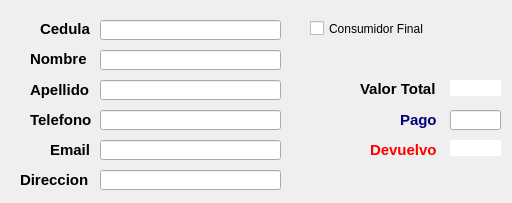
<?xml version="1.0" encoding="UTF-8"?>
<ui version="4.0">
 <class>RealizarFacturaWindow</class>
 <widget class="QWidget" name="RealizarFacturaWindow">
  <property name="geometry">
   <rect>
    <x>0</x>
    <y>0</y>
    <width>512</width>
    <height>203</height>
   </rect>
  </property>
  <property name="windowTitle">
   <string>Datos Factura</string>
  </property>
  <property name="windowIcon">
   <iconset>
    <normaloff>../icons/bx-cart-add.svg</normaloff>../icons/bx-cart-add.svg</iconset>
  </property>
  <widget class="QLabel" name="lb_cedCli">
   <property name="geometry">
    <rect>
     <x>40</x>
     <y>20</y>
     <width>51</width>
     <height>16</height>
    </rect>
   </property>
   <property name="text">
    <string>&lt;html&gt;&lt;head/&gt;&lt;body&gt;&lt;p&gt;&lt;span style=&quot; font-size:11pt; font-weight:600;&quot;&gt;Cedula&lt;/span&gt;&lt;/p&gt;&lt;/body&gt;&lt;/html&gt;</string>
   </property>
  </widget>
  <widget class="QLineEdit" name="le_ced">
   <property name="geometry">
    <rect>
     <x>100</x>
     <y>20</y>
     <width>181</width>
     <height>20</height>
    </rect>
   </property>
  </widget>
  <widget class="QCheckBox" name="check_Consumidor">
   <property name="geometry">
    <rect>
     <x>310</x>
     <y>20</y>
     <width>121</width>
     <height>17</height>
    </rect>
   </property>
   <property name="styleSheet">
    <string notr="true">font: 75 10pt &quot;MS Shell Dlg 2&quot;;</string>
   </property>
   <property name="text">
    <string>Consumidor Final</string>
   </property>
  </widget>
  <widget class="QLabel" name="lb_nomCli">
   <property name="geometry">
    <rect>
     <x>30</x>
     <y>50</y>
     <width>61</width>
     <height>16</height>
    </rect>
   </property>
   <property name="text">
    <string>&lt;html&gt;&lt;head/&gt;&lt;body&gt;&lt;p&gt;&lt;span style=&quot; font-size:11pt; font-weight:600;&quot;&gt;Nombre&lt;/span&gt;&lt;/p&gt;&lt;/body&gt;&lt;/html&gt;</string>
   </property>
  </widget>
  <widget class="QLineEdit" name="le_nom">
   <property name="geometry">
    <rect>
     <x>100</x>
     <y>50</y>
     <width>181</width>
     <height>20</height>
    </rect>
   </property>
  </widget>
  <widget class="QLabel" name="lb_apeCli">
   <property name="geometry">
    <rect>
     <x>30</x>
     <y>80</y>
     <width>61</width>
     <height>21</height>
    </rect>
   </property>
   <property name="text">
    <string>&lt;html&gt;&lt;head/&gt;&lt;body&gt;&lt;p&gt;&lt;span style=&quot; font-size:11pt; font-weight:600;&quot;&gt;Apellido&lt;/span&gt;&lt;/p&gt;&lt;/body&gt;&lt;/html&gt;</string>
   </property>
  </widget>
  <widget class="QLineEdit" name="le_ape">
   <property name="geometry">
    <rect>
     <x>100</x>
     <y>80</y>
     <width>181</width>
     <height>20</height>
    </rect>
   </property>
  </widget>
  <widget class="QLineEdit" name="le_tel">
   <property name="geometry">
    <rect>
     <x>100</x>
     <y>110</y>
     <width>181</width>
     <height>20</height>
    </rect>
   </property>
  </widget>
  <widget class="QLineEdit" name="le_em">
   <property name="geometry">
    <rect>
     <x>100</x>
     <y>140</y>
     <width>181</width>
     <height>20</height>
    </rect>
   </property>
  </widget>
  <widget class="QLineEdit" name="le_dir">
   <property name="geometry">
    <rect>
     <x>100</x>
     <y>170</y>
     <width>181</width>
     <height>20</height>
    </rect>
   </property>
  </widget>
  <widget class="QLabel" name="lb_telCli">
   <property name="geometry">
    <rect>
     <x>30</x>
     <y>110</y>
     <width>71</width>
     <height>21</height>
    </rect>
   </property>
   <property name="text">
    <string>&lt;html&gt;&lt;head/&gt;&lt;body&gt;&lt;p&gt;&lt;span style=&quot; font-size:11pt; font-weight:600;&quot;&gt;Telefono&lt;/span&gt;&lt;/p&gt;&lt;/body&gt;&lt;/html&gt;</string>
   </property>
  </widget>
  <widget class="QLabel" name="lb_emCli">
   <property name="geometry">
    <rect>
     <x>50</x>
     <y>140</y>
     <width>51</width>
     <height>21</height>
    </rect>
   </property>
   <property name="text">
    <string>&lt;html&gt;&lt;head/&gt;&lt;body&gt;&lt;p&gt;&lt;span style=&quot; font-size:11pt; font-weight:600;&quot;&gt;Email&lt;/span&gt;&lt;/p&gt;&lt;/body&gt;&lt;/html&gt;</string>
   </property>
  </widget>
  <widget class="QLabel" name="lb_dirCli">
   <property name="geometry">
    <rect>
     <x>20</x>
     <y>170</y>
     <width>71</width>
     <height>21</height>
    </rect>
   </property>
   <property name="text">
    <string>&lt;html&gt;&lt;head/&gt;&lt;body&gt;&lt;p&gt;&lt;span style=&quot; font-size:11pt; font-weight:600;&quot;&gt;Direccion&lt;/span&gt;&lt;/p&gt;&lt;/body&gt;&lt;/html&gt;</string>
   </property>
  </widget>
  <widget class="QLabel" name="lb_valT">
   <property name="geometry">
    <rect>
     <x>360</x>
     <y>80</y>
     <width>81</width>
     <height>16</height>
    </rect>
   </property>
   <property name="text">
    <string>&lt;html&gt;&lt;head/&gt;&lt;body&gt;&lt;p&gt;&lt;span style=&quot; font-size:11pt; font-weight:600;&quot;&gt;Valor Total&lt;/span&gt;&lt;/p&gt;&lt;/body&gt;&lt;/html&gt;</string>
   </property>
  </widget>
  <widget class="QLabel" name="lb_valT_2">
   <property name="geometry">
    <rect>
     <x>450</x>
     <y>80</y>
     <width>51</width>
     <height>16</height>
    </rect>
   </property>
   <property name="styleSheet">
    <string notr="true">background-color: rgb(255, 255, 255);</string>
   </property>
   <property name="text">
    <string>&lt;html&gt;&lt;head/&gt;&lt;body&gt;&lt;p&gt;&lt;br/&gt;&lt;/p&gt;&lt;/body&gt;&lt;/html&gt;</string>
   </property>
  </widget>
  <widget class="QLabel" name="lb_pagoCli">
   <property name="geometry">
    <rect>
     <x>400</x>
     <y>110</y>
     <width>41</width>
     <height>21</height>
    </rect>
   </property>
   <property name="styleSheet">
    <string notr="true">color: rgb(0, 0, 127);</string>
   </property>
   <property name="text">
    <string>&lt;html&gt;&lt;head/&gt;&lt;body&gt;&lt;p&gt;&lt;span style=&quot; font-size:11pt; font-weight:600;&quot;&gt;Pago&lt;/span&gt;&lt;/p&gt;&lt;/body&gt;&lt;/html&gt;</string>
   </property>
  </widget>
  <widget class="QLabel" name="le_devuel">
   <property name="geometry">
    <rect>
     <x>450</x>
     <y>140</y>
     <width>51</width>
     <height>16</height>
    </rect>
   </property>
   <property name="styleSheet">
    <string notr="true">background-color: rgb(255, 255, 255);</string>
   </property>
   <property name="text">
    <string>&lt;html&gt;&lt;head/&gt;&lt;body&gt;&lt;p&gt;&lt;br/&gt;&lt;/p&gt;&lt;/body&gt;&lt;/html&gt;</string>
   </property>
  </widget>
  <widget class="QLineEdit" name="le_pago">
   <property name="geometry">
    <rect>
     <x>450</x>
     <y>110</y>
     <width>51</width>
     <height>20</height>
    </rect>
   </property>
  </widget>
  <widget class="QLabel" name="lb_devuel">
   <property name="geometry">
    <rect>
     <x>370</x>
     <y>140</y>
     <width>71</width>
     <height>21</height>
    </rect>
   </property>
   <property name="styleSheet">
    <string notr="true">color: rgb(255, 0, 0);</string>
   </property>
   <property name="text">
    <string>&lt;html&gt;&lt;head/&gt;&lt;body&gt;&lt;p&gt;&lt;span style=&quot; font-size:11pt; font-weight:600;&quot;&gt;Devuelvo&lt;/span&gt;&lt;/p&gt;&lt;/body&gt;&lt;/html&gt;</string>
   </property>
  </widget>
 </widget>
 <resources/>
 <connections/>
</ui>
